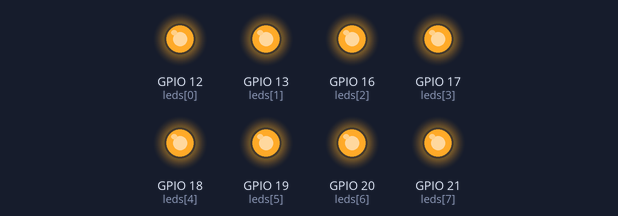
Bench run of a program on a simulated Raspberry Pi (BCM pin numbers). Shown: output pins drawn as LEDs (lit = HIGH).

Above: at 2.5 s.
At 5.5 s:
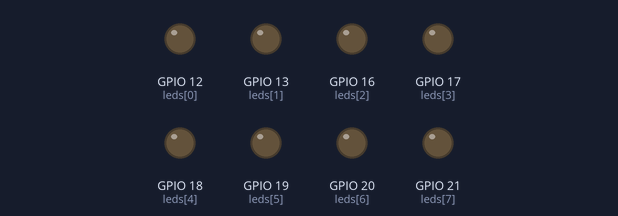
Timing chart, 0 to 6.6 s (numbered marks = the images above):
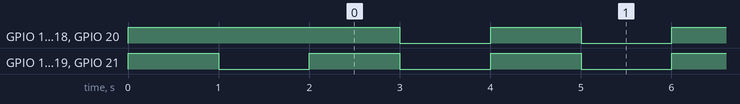

Measured:
- by itself, GPIO 12 (leds[0]), GPIO 13 (leds[1]), GPIO 16 (leds[2]), GPIO 17 (leds[3]), GPIO 18 (leds[4]), GPIO 19 (leds[5]), GPIO 20 (leds[6]), GPIO 21 (leds[7]): alternates HIGH for 1.0 s and LOW for 1.0 s
- by itself, everything shown: repeats every 2.0 s, in 4 steps

The program:

ledboard.py
```python
#!/usr/bin/python


from gpiozero import LEDBoard
from signal import pause
from time import sleep

leds = LEDBoard(12, 13, 16, 17, 18, 19, 20, 21)


leds.on()
sleep(1)
leds.off()
leds.value = (1, 0, 1, 0, 1, 0, 1, 0)
sleep(1)
leds.blink()

pause()
```
